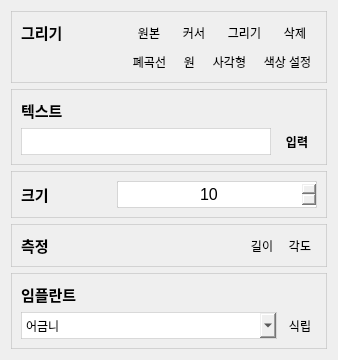
       <widget class="QWidget" name="tab_2">
        <attribute name="title">
         <string>그리기</string>
        </attribute>
        <layout class="QGridLayout" name="gridLayout_5">
         <item row="2" column="1" colspan="2">
          <widget class="QFrame" name="frame_2">
           <property name="styleSheet">
            <string notr="true">QFrame { border: 1px solid rgba(190, 190, 190, 150); }</string>
           </property>
           <property name="frameShape">
            <enum>QFrame::StyledPanel</enum>
           </property>
           <property name="frameShadow">
            <enum>QFrame::Raised</enum>
           </property>
           <layout class="QGridLayout" name="gridLayout_3">
            <item row="0" column="0">
             <widget class="QLabel" name="label_8">
              <property name="minimumSize">
               <size>
                <width>60</width>
                <height>0</height>
               </size>
              </property>
              <property name="maximumSize">
               <size>
                <width>60</width>
                <height>16777215</height>
               </size>
              </property>
              <property name="font">
               <font>
                <pointsize>11</pointsize>
                <bold>true</bold>
               </font>
              </property>
              <property name="styleSheet">
               <string notr="true">border: 0px;</string>
              </property>
              <property name="text">
               <string>크기</string>
              </property>
              <property name="alignment">
               <set>Qt::AlignLeading|Qt::AlignLeft|Qt::AlignVCenter</set>
              </property>
             </widget>
            </item>
            <item row="0" column="3">
             <layout class="QHBoxLayout" name="horizontalLayout">
              <item>
               <widget class="QSpinBox" name="Thickness">
                <property name="minimumSize">
                 <size>
                  <width>0</width>
                  <height>27</height>
                 </size>
                </property>
                <property name="font">
                 <font>
                  <pointsize>12</pointsize>
                  <italic>false</italic>
                  <bold>false</bold>
                 </font>
                </property>
                <property name="styleSheet">
                 <string notr="true">QSpinBox
{
	border : 1px solid rgba(190, 190, 190, 150);	
	border-radius: 1px;
}

 QSpinBox::up-button {
     subcontrol-origin: border;
     subcontrol-position: right;
     width: 18px;
	 height: 23px;
     border-image: url(:/Icon/Icon/up.png) 1;
	 border-width: 1px;
	 background-color : rgb(224, 224, 224);
 }

 QSpinBox::down-button {
     subcontrol-origin: border;
     subcontrol-position: left; 
     width: 18px;
	 height: 23px;
     border-image: url(:/Icon/Icon/down.png) 1;
	 border-width: 1px;
	 background-color : rgb(224, 224, 224);
 }</string>
                </property>
                <property name="alignment">
                 <set>Qt::AlignCenter</set>
                </property>
                <property name="value">
                 <number>10</number>
                </property>
               </widget>
              </item>
             </layout>
            </item>
            <item row="0" column="1">
             <spacer name="horizontalSpacer">
              <property name="orientation">
               <enum>Qt::Horizontal</enum>
              </property>
              <property name="sizeType">
               <enum>QSizePolicy::Fixed</enum>
              </property>
              <property name="sizeHint" stdset="0">
               <size>
                <width>30</width>
                <height>20</height>
               </size>
              </property>
             </spacer>
            </item>
           </layout>
          </widget>
         </item>
         <item row="4" column="1" colspan="2">
          <widget class="QFrame" name="frame_5">
           <property name="styleSheet">
            <string notr="true">QFrame { border: 1px solid rgba(190, 190, 190, 150); }</string>
           </property>
           <property name="frameShape">
            <enum>QFrame::StyledPanel</enum>
           </property>
           <property name="frameShadow">
            <enum>QFrame::Raised</enum>
           </property>
           <layout class="QGridLayout" name="gridLayout_6">
            <item row="1" column="2">
             <layout class="QHBoxLayout" name="horizontalLayout_4">
              <property name="spacing">
               <number>4</number>
              </property>
              <item>
               <widget class="QToolButton" name="LengthMeasurement">
                <property name="styleSheet">
                 <string notr="true">background-color: qlineargradient(spread:pad, x1:0.0, y1:0.0, x2:1, 
y2:1, stop:0 rgba(150, 150, 150, 50), stop:1 rgba(90, 90, 90, 100));
selection-color: black;
border-width: 1px;
border-style: solid gray;
</string>
                </property>
                <property name="text">
                 <string>길이</string>
                </property>
                <property name="icon">
                 <iconset resource="resource.qrc">
                  <normaloff>:/Icon/Icon/length.png</normaloff>:/Icon/Icon/length.png</iconset>
                </property>
                <property name="iconSize">
                 <size>
                  <width>35</width>
                  <height>35</height>
                 </size>
                </property>
               </widget>
              </item>
              <item>
               <widget class="QToolButton" name="Angle">
                <property name="styleSheet">
                 <string notr="true">background-color: qlineargradient(spread:pad, x1:0.0, y1:0.0, x2:1, 
y2:1, stop:0 rgba(150, 150, 150, 50), stop:1 rgba(90, 90, 90, 100));
selection-color: black;
border-width: 1px;
border-style: solid gray;
</string>
                </property>
                <property name="text">
                 <string>각도</string>
                </property>
                <property name="icon">
                 <iconset resource="resource.qrc">
                  <normaloff>:/Icon/Icon/angle.png</normaloff>:/Icon/Icon/angle.png</iconset>
                </property>
                <property name="iconSize">
                 <size>
                  <width>35</width>
                  <height>35</height>
                 </size>
                </property>
               </widget>
              </item>
             </layout>
            </item>
            <item row="1" column="0">
             <widget class="QLabel" name="label_9">
              <property name="minimumSize">
               <size>
                <width>60</width>
                <height>0</height>
               </size>
              </property>
              <property name="maximumSize">
               <size>
                <width>60</width>
                <height>16777215</height>
               </size>
              </property>
              <property name="font">
               <font>
                <pointsize>11</pointsize>
                <bold>true</bold>
               </font>
              </property>
              <property name="styleSheet">
               <string notr="true">border: 0px;</string>
              </property>
              <property name="text">
               <string>측정</string>
              </property>
             </widget>
            </item>
            <item row="1" column="1">
             <spacer name="horizontalSpacer_2">
              <property name="orientation">
               <enum>Qt::Horizontal</enum>
              </property>
              <property name="sizeHint" stdset="0">
               <size>
                <width>40</width>
                <height>20</height>
               </size>
              </property>
             </spacer>
            </item>
           </layout>
          </widget>
         </item>
         <item row="0" column="1" colspan="2">
          <widget class="QFrame" name="frame_7">
           <property name="styleSheet">
            <string notr="true">QFrame { border: 1px solid rgba(190, 190, 190, 150); }</string>
           </property>
           <property name="frameShape">
            <enum>QFrame::StyledPanel</enum>
           </property>
           <property name="frameShadow">
            <enum>QFrame::Raised</enum>
           </property>
           <layout class="QGridLayout" name="gridLayout_12">
            <property name="spacing">
             <number>6</number>
            </property>
            <item row="1" column="2">
             <layout class="QHBoxLayout" name="horizontalLayout_3">
              <item>
               <widget class="QToolButton" name="Freehand">
                <property name="styleSheet">
                 <string notr="true">background-color: qlineargradient(spread:pad, x1:0.0, y1:0.0, x2:1, 
y2:1, stop:0 rgba(150, 150, 150, 50), stop:1 rgba(90, 90, 90, 100));
selection-color: black;
border-width: 1px;
border-style: solid gray;
</string>
                </property>
                <property name="text">
                 <string>폐곡선</string>
                </property>
                <property name="icon">
                 <iconset resource="resource.qrc">
                  <normaloff>:/Icon/Icon/freehand.png</normaloff>:/Icon/Icon/freehand.png</iconset>
                </property>
                <property name="iconSize">
                 <size>
                  <width>35</width>
                  <height>35</height>
                 </size>
                </property>
               </widget>
              </item>
              <item>
               <widget class="QToolButton" name="Ellipse">
                <property name="styleSheet">
                 <string notr="true">background-color: qlineargradient(spread:pad, x1:0.0, y1:0.0, x2:1, 
y2:1, stop:0 rgba(150, 150, 150, 50), stop:1 rgba(90, 90, 90, 100));
selection-color: black;
border-width: 1px;
border-style: solid gray;
</string>
                </property>
                <property name="text">
                 <string>원</string>
                </property>
                <property name="icon">
                 <iconset resource="resource.qrc">
                  <normaloff>:/Icon/Icon/ellipse.png</normaloff>:/Icon/Icon/ellipse.png</iconset>
                </property>
                <property name="iconSize">
                 <size>
                  <width>35</width>
                  <height>35</height>
                 </size>
                </property>
               </widget>
              </item>
              <item>
               <widget class="QToolButton" name="Rectangle">
                <property name="styleSheet">
                 <string notr="true">background-color: qlineargradient(spread:pad, x1:0.0, y1:0.0, x2:1, 
y2:1, stop:0 rgba(150, 150, 150, 50), stop:1 rgba(90, 90, 90, 100));
selection-color: black;
border-width: 1px;
border-style: solid gray;
</string>
                </property>
                <property name="text">
                 <string>사각형</string>
                </property>
                <property name="icon">
                 <iconset resource="resource.qrc">
                  <normaloff>:/Icon/Icon/rectangle.png</normaloff>:/Icon/Icon/rectangle.png</iconset>
                </property>
                <property name="iconSize">
                 <size>
                  <width>35</width>
                  <height>35</height>
                 </size>
                </property>
               </widget>
              </item>
              <item>
               <widget class="QToolButton" name="Brush">
                <property name="styleSheet">
                 <string notr="true">background-color: qlineargradient(spread:pad, x1:0.0, y1:0.0, x2:1, 
y2:1, stop:0 rgba(150, 150, 150, 50), stop:1 rgba(90, 90, 90, 100));
selection-color: black;
border-width: 1px;
border-style: solid gray;
</string>
                </property>
                <property name="text">
                 <string>색상 설정</string>
                </property>
                <property name="icon">
                 <iconset resource="resource.qrc">
                  <normaloff>:/Icon/Icon/color.png</normaloff>:/Icon/Icon/color.png</iconset>
                </property>
                <property name="iconSize">
                 <size>
                  <width>35</width>
                  <height>35</height>
                 </size>
                </property>
               </widget>
              </item>
             </layout>
            </item>
            <item row="0" column="0">
             <widget class="QLabel" name="label_12">
              <property name="minimumSize">
               <size>
                <width>60</width>
                <height>0</height>
               </size>
              </property>
              <property name="maximumSize">
               <size>
                <width>60</width>
                <height>16777215</height>
               </size>
              </property>
              <property name="font">
               <font>
                <pointsize>11</pointsize>
                <bold>true</bold>
               </font>
              </property>
              <property name="styleSheet">
               <string notr="true">border: 0px;</string>
              </property>
              <property name="text">
               <string>그리기</string>
              </property>
             </widget>
            </item>
            <item row="0" column="2">
             <layout class="QHBoxLayout" name="horizontalLayout_2">
              <item>
               <widget class="QToolButton" name="OrigImage2">
                <property name="styleSheet">
                 <string notr="true">background-color: qlineargradient(spread:pad, x1:0.0, y1:0.0, x2:1, 
y2:1, stop:0 rgba(150, 150, 150, 50), stop:1 rgba(90, 90, 90, 100));
selection-color: black;
border-width: 1px;
border-style: solid gray;
</string>
                </property>
                <property name="text">
                 <string>원본</string>
                </property>
                <property name="icon">
                 <iconset resource="resource.qrc">
                  <normaloff>:/Icon/Icon/reset.png</normaloff>:/Icon/Icon/reset.png</iconset>
                </property>
                <property name="iconSize">
                 <size>
                  <width>35</width>
                  <height>35</height>
                 </size>
                </property>
               </widget>
              </item>
              <item>
               <widget class="QToolButton" name="Cursor">
                <property name="styleSheet">
                 <string notr="true">background-color: qlineargradient(spread:pad, x1:0.0, y1:0.0, x2:1, 
y2:1, stop:0 rgba(150, 150, 150, 50), stop:1 rgba(90, 90, 90, 100));
selection-color: black;
border-width: 1px;
border-style: solid gray;
</string>
                </property>
                <property name="text">
                 <string>커서</string>
                </property>
                <property name="icon">
                 <iconset resource="resource.qrc">
                  <normaloff>:/Icon/Icon/cursor.png</normaloff>:/Icon/Icon/cursor.png</iconset>
                </property>
                <property name="iconSize">
                 <size>
                  <width>35</width>
                  <height>35</height>
                 </size>
                </property>
                <property name="shortcut">
                 <string>Ctrl+`</string>
                </property>
               </widget>
              </item>
              <item>
               <widget class="QToolButton" name="Lines">
                <property name="styleSheet">
                 <string notr="true">background-color: qlineargradient(spread:pad, x1:0.0, y1:0.0, x2:1, 
y2:1, stop:0 rgba(150, 150, 150, 50), stop:1 rgba(90, 90, 90, 100));
selection-color: black;
border-width: 1px;
border-style: solid gray;
</string>
                </property>
                <property name="text">
                 <string>그리기</string>
                </property>
                <property name="icon">
                 <iconset resource="resource.qrc">
                  <normaloff>:/Icon/Icon/brush.png</normaloff>:/Icon/Icon/brush.png</iconset>
                </property>
                <property name="iconSize">
                 <size>
                  <width>35</width>
                  <height>35</height>
                 </size>
                </property>
               </widget>
              </item>
              <item>
               <widget class="QToolButton" name="Delete">
                <property name="styleSheet">
                 <string notr="true">background-color: qlineargradient(spread:pad, x1:0.0, y1:0.0, x2:1, 
y2:1, stop:0 rgba(150, 150, 150, 50), stop:1 rgba(90, 90, 90, 100));
selection-color: black;
border-width: 1px;
border-style: solid gray;
</string>
                </property>
                <property name="text">
                 <string>삭제</string>
                </property>
                <property name="icon">
                 <iconset resource="resource.qrc">
                  <normaloff>:/Icon/Icon/delete.png</normaloff>:/Icon/Icon/delete.png</iconset>
                </property>
                <property name="iconSize">
                 <size>
                  <width>35</width>
                  <height>35</height>
                 </size>
                </property>
                <property name="shortcut">
                 <string>Del</string>
                </property>
               </widget>
              </item>
             </layout>
            </item>
            <item row="0" column="1">
             <spacer name="horizontalSpacer_3">
              <property name="orientation">
               <enum>Qt::Horizontal</enum>
              </property>
              <property name="sizeHint" stdset="0">
               <size>
                <width>40</width>
                <height>20</height>
               </size>
              </property>
             </spacer>
            </item>
           </layout>
          </widget>
         </item>
         <item row="5" column="1" colspan="2">
          <widget class="QFrame" name="frame_6">
           <property name="styleSheet">
            <string notr="true">QFrame { border: 1px solid rgba(190, 190, 190, 150); }</string>
           </property>
           <property name="frameShape">
            <enum>QFrame::StyledPanel</enum>
           </property>
           <property name="frameShadow">
            <enum>QFrame::Raised</enum>
           </property>
           <layout class="QGridLayout" name="gridLayout_7">
            <item row="0" column="0">
             <widget class="QLabel" name="label_11">
              <property name="minimumSize">
               <size>
                <width>60</width>
                <height>0</height>
               </size>
              </property>
              <property name="maximumSize">
               <size>
                <width>60</width>
                <height>16777215</height>
               </size>
              </property>
              <property name="font">
               <font>
                <pointsize>11</pointsize>
                <bold>true</bold>
               </font>
              </property>
              <property name="styleSheet">
               <string notr="true">border: 0px;</string>
              </property>
              <property name="text">
               <string>임플란트</string>
              </property>
             </widget>
            </item>
            <item row="1" column="2">
             <widget class="QToolButton" name="Implant">
              <property name="styleSheet">
               <string notr="true">background-color: qlineargradient(spread:pad, x1:0.0, y1:0.0, x2:1, 
y2:1, stop:0 rgba(150, 150, 150, 50), stop:1 rgba(90, 90, 90, 100));
selection-color: black;
border-width: 1px;
border-style: solid gray;
</string>
              </property>
              <property name="text">
               <string>식립</string>
              </property>
              <property name="icon">
               <iconset resource="resource.qrc">
                <normaloff>:/Icon/Icon/Implant.png</normaloff>:/Icon/Icon/Implant.png</iconset>
              </property>
              <property name="iconSize">
               <size>
                <width>35</width>
                <height>35</height>
               </size>
              </property>
             </widget>
            </item>
            <item row="1" column="0" colspan="2">
             <widget class="QComboBox" name="ImplantcomboBox">
              <property name="minimumSize">
               <size>
                <width>0</width>
                <height>27</height>
               </size>
              </property>
              <property name="styleSheet">
               <string notr="true">QComboBox
{
border : 1px solid rgba(190, 190, 190, 150);
border-radius: 0px;
}

QComboBox::drop-down {
     subcontrol-origin: border;
     subcontrol-position: right; 
     width: 18px;
	 height: 21px;
     image: url(:/Icon/Icon/down.png);
	 border-width: 1px;
	 background-color : rgb(224, 224, 224);
 }

</string>
              </property>
              <item>
               <property name="text">
                <string>어금니</string>
               </property>
              </item>
              <item>
               <property name="text">
                <string>앞니</string>
               </property>
              </item>
             </widget>
            </item>
            <item row="0" column="1" colspan="2">
             <spacer name="horizontalSpacer_4">
              <property name="orientation">
               <enum>Qt::Horizontal</enum>
              </property>
              <property name="sizeHint" stdset="0">
               <size>
                <width>40</width>
                <height>20</height>
               </size>
              </property>
             </spacer>
            </item>
           </layout>
          </widget>
         </item>
         <item row="1" column="1" colspan="2">
          <widget class="QFrame" name="frame_4">
           <property name="styleSheet">
            <string notr="true">QFrame { border: 1px solid rgba(190, 190, 190, 150); }</string>
           </property>
           <property name="frameShape">
            <enum>QFrame::StyledPanel</enum>
           </property>
           <property name="frameShadow">
            <enum>QFrame::Raised</enum>
           </property>
           <layout class="QGridLayout" name="gridLayout_4">
            <item row="3" column="3">
             <widget class="QToolButton" name="TextBox">
              <property name="minimumSize">
               <size>
                <width>40</width>
                <height>25</height>
               </size>
              </property>
              <property name="font">
               <font>
                <bold>true</bold>
               </font>
              </property>
              <property name="styleSheet">
               <string notr="true">background-color: qlineargradient(spread:pad, x1:0.0, y1:0.0, x2:1, 
y2:1, stop:0 rgba(150, 150, 150, 50), stop:1 rgba(90, 90, 90, 100));
selection-color: black;
border-style: solid gray;
border-radius: 3px;
</string>
              </property>
              <property name="text">
               <string>입력</string>
              </property>
              <property name="iconSize">
               <size>
                <width>40</width>
                <height>35</height>
               </size>
              </property>
             </widget>
            </item>
            <item row="3" column="1" colspan="2">
             <widget class="QLineEdit" name="lineEdit">
              <property name="minimumSize">
               <size>
                <width>0</width>
                <height>27</height>
               </size>
              </property>
              <property name="toolTip">
               <string/>
              </property>
              <property name="styleSheet">
               <string notr="true">border: 1px solid rgba(190, 190, 190, 150);
border-radius: 0px;</string>
              </property>
              <property name="text">
               <string/>
              </property>
              <property name="placeholderText">
               <string notr="true"/>
              </property>
             </widget>
            </item>
            <item row="2" column="1">
             <widget class="QLabel" name="label_10">
              <property name="minimumSize">
               <size>
                <width>60</width>
                <height>0</height>
               </size>
              </property>
              <property name="maximumSize">
               <size>
                <width>50</width>
                <height>16777215</height>
               </size>
              </property>
              <property name="font">
               <font>
                <pointsize>11</pointsize>
                <bold>true</bold>
               </font>
              </property>
              <property name="styleSheet">
               <string notr="true">border: 0px;</string>
              </property>
              <property name="text">
               <string>텍스트</string>
              </property>
              <property name="alignment">
               <set>Qt::AlignLeading|Qt::AlignLeft|Qt::AlignVCenter</set>
              </property>
             </widget>
            </item>
           </layout>
          </widget>
         </item>
        </layout>
       </widget>
